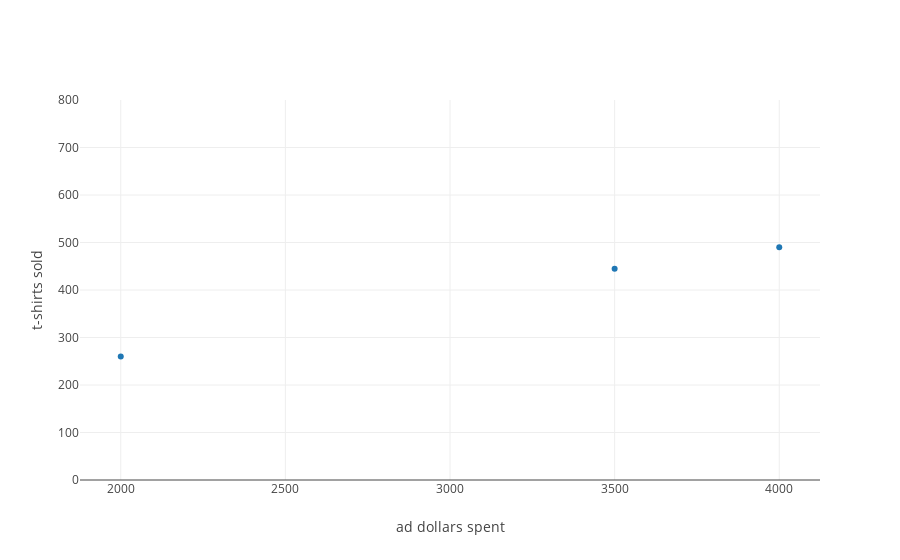

Notebook cell for this chart:
### Markdown cell above
Now what he may want to do is see if there is a relationship between the data.  To do this, plot the angles horizontally on the x axis, and the corresponding distances vertically on the y axis.  Let's do it!

### Code cell
from graph import trace_values, plot
layout = {'yaxis': {'title': 't-shirts sold', 'range': [0, 800]}, 'xaxis': {'title': 'ad dollars spent'}}
plot([trace_values([2000, 3500, 4000], [260, 445, 490])], layout)

### Figure 1 — Plotly figure (JSON) as saved in the notebook; plotly's stock layout.template omitted (floating-point values rounded to 4 significant figures)
{"data": [{"mode": "markers", "name": "data", "text": [], "type": "scatter", "uid": "7408f064-4307-47fd-a2be-870df9229b60", "x": [2000, 3500, 4000], "y": [260, 445, 490]}], "layout": {"autosize": true, "xaxis": {"autorange": true, "range": [1877.0, 4123.0], "title": {"text": "ad dollars spent"}, "type": "linear"}, "yaxis": {"range": [0, 800], "title": {"text": "t-shirts sold"}, "type": "linear"}}}
